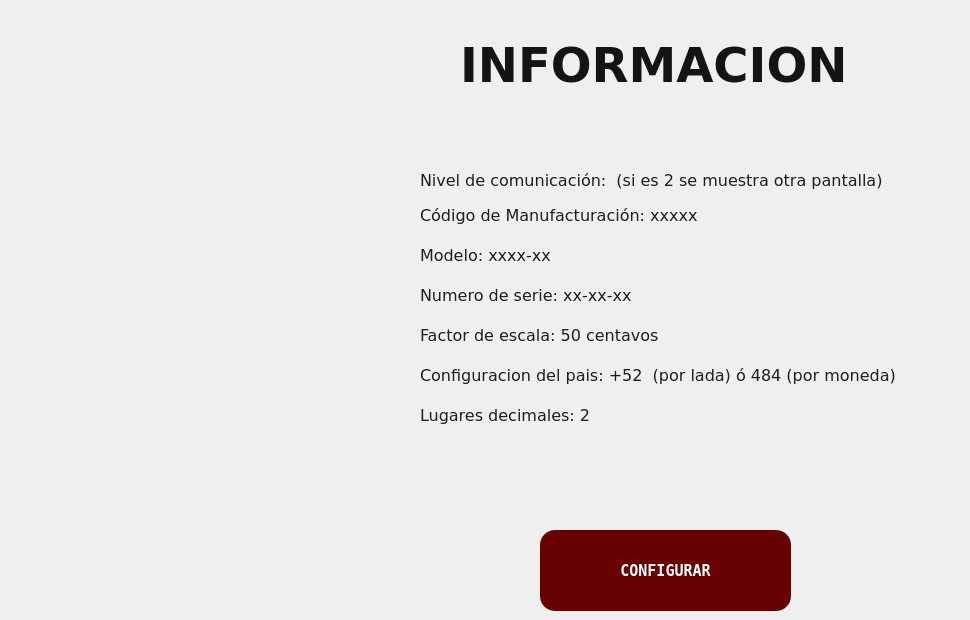
   <widget class="QWidget" name="page_2">
    <widget class="QLabel" name="label_9">
     <property name="geometry">
      <rect>
       <x>460</x>
       <y>40</y>
       <width>461</width>
       <height>51</height>
      </rect>
     </property>
     <property name="font">
      <font>
       <family>DejaVu Sans</family>
       <pointsize>36</pointsize>
       <weight>75</weight>
       <bold>true</bold>
      </font>
     </property>
     <property name="styleSheet">
      <string notr="true">BACKGROUND-color:transparent;
color:rgb(20, 20, 20)</string>
     </property>
     <property name="text">
      <string>INFORMACION</string>
     </property>
    </widget>
    <widget class="QLabel" name="label_3">
     <property name="geometry">
      <rect>
       <x>420</x>
       <y>200</y>
       <width>361</width>
       <height>31</height>
      </rect>
     </property>
     <property name="font">
      <font>
       <family>DejaVu Sans</family>
       <pointsize>12</pointsize>
       <weight>50</weight>
       <italic>false</italic>
       <bold>false</bold>
      </font>
     </property>
     <property name="styleSheet">
      <string notr="true">font: 12pt &quot;DejaVu Sans&quot;;
color:rgb(30, 30, 30);
background-color:transparent;</string>
     </property>
     <property name="text">
      <string>Código de Manufacturación: xxxxx</string>
     </property>
    </widget>
    <widget class="QLabel" name="label_2">
     <property name="geometry">
      <rect>
       <x>420</x>
       <y>170</y>
       <width>491</width>
       <height>21</height>
      </rect>
     </property>
     <property name="font">
      <font>
       <family>DejaVu Sans</family>
       <pointsize>12</pointsize>
       <weight>50</weight>
       <italic>false</italic>
       <bold>false</bold>
      </font>
     </property>
     <property name="styleSheet">
      <string notr="true">font: 12pt &quot;DejaVu Sans&quot;;
color:rgb(30, 30, 30);
background-color:transparent;</string>
     </property>
     <property name="text">
      <string>Nivel de comunicación:  (si es 2 se muestra otra pantalla)</string>
     </property>
    </widget>
    <widget class="QLabel" name="label_17">
     <property name="geometry">
      <rect>
       <x>420</x>
       <y>320</y>
       <width>281</width>
       <height>31</height>
      </rect>
     </property>
     <property name="font">
      <font>
       <family>DejaVu Sans</family>
       <pointsize>12</pointsize>
       <weight>50</weight>
       <italic>false</italic>
       <bold>false</bold>
      </font>
     </property>
     <property name="styleSheet">
      <string notr="true">font: 12pt &quot;DejaVu Sans&quot;;
color:rgb(30, 30, 30);
background-color:transparent;</string>
     </property>
     <property name="text">
      <string>Factor de escala: 50 centavos</string>
     </property>
    </widget>
    <widget class="QLabel" name="label_28">
     <property name="geometry">
      <rect>
       <x>420</x>
       <y>280</y>
       <width>241</width>
       <height>31</height>
      </rect>
     </property>
     <property name="font">
      <font>
       <family>DejaVu Sans</family>
       <pointsize>12</pointsize>
       <weight>50</weight>
       <italic>false</italic>
       <bold>false</bold>
      </font>
     </property>
     <property name="styleSheet">
      <string notr="true">font: 12pt &quot;DejaVu Sans&quot;;
color:rgb(30, 30, 30);
background-color:transparent;</string>
     </property>
     <property name="text">
      <string>Numero de serie: xx-xx-xx</string>
     </property>
    </widget>
    <widget class="QLabel" name="label_18">
     <property name="geometry">
      <rect>
       <x>420</x>
       <y>360</y>
       <width>541</width>
       <height>31</height>
      </rect>
     </property>
     <property name="font">
      <font>
       <family>DejaVu Sans</family>
       <pointsize>12</pointsize>
       <weight>50</weight>
       <italic>false</italic>
       <bold>false</bold>
      </font>
     </property>
     <property name="styleSheet">
      <string notr="true">font: 12pt &quot;DejaVu Sans&quot;;
color:rgb(30, 30, 30);
background-color:transparent;</string>
     </property>
     <property name="text">
      <string>Configuracion del pais: +52  (por lada) ó 484 (por moneda)</string>
     </property>
    </widget>
    <widget class="QPushButton" name="configurar">
     <property name="geometry">
      <rect>
       <x>540</x>
       <y>530</y>
       <width>251</width>
       <height>81</height>
      </rect>
     </property>
     <property name="font">
      <font>
       <family>DejaVu Sans Mono</family>
       <pointsize>11</pointsize>
       <weight>75</weight>
       <bold>true</bold>
      </font>
     </property>
     <property name="styleSheet">
      <string notr="true">background-color:rgb(104, 2, 2);
color:white;
border-radius:15%</string>
     </property>
     <property name="text">
      <string>CONFIGURAR</string>
     </property>
    </widget>
    <widget class="QLabel" name="label_23">
     <property name="geometry">
      <rect>
       <x>420</x>
       <y>240</y>
       <width>241</width>
       <height>31</height>
      </rect>
     </property>
     <property name="font">
      <font>
       <family>DejaVu Sans</family>
       <pointsize>12</pointsize>
       <weight>50</weight>
       <italic>false</italic>
       <bold>false</bold>
      </font>
     </property>
     <property name="styleSheet">
      <string notr="true">font: 12pt &quot;DejaVu Sans&quot;;
color:rgb(30, 30, 30);
background-color:transparent;</string>
     </property>
     <property name="text">
      <string>Modelo: xxxx-xx</string>
     </property>
    </widget>
    <widget class="QLabel" name="label_20">
     <property name="geometry">
      <rect>
       <x>420</x>
       <y>400</y>
       <width>241</width>
       <height>31</height>
      </rect>
     </property>
     <property name="font">
      <font>
       <family>DejaVu Sans</family>
       <pointsize>12</pointsize>
       <weight>50</weight>
       <italic>false</italic>
       <bold>false</bold>
      </font>
     </property>
     <property name="styleSheet">
      <string notr="true">font: 12pt &quot;DejaVu Sans&quot;;
color:rgb(30, 30, 30);
background-color:transparent;</string>
     </property>
     <property name="text">
      <string>Lugares decimales: 2</string>
     </property>
    </widget>
   </widget>
